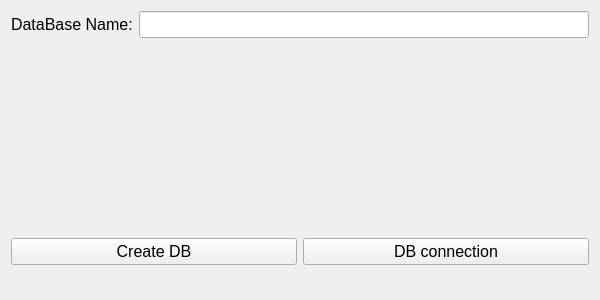
<?xml version="1.0" encoding="UTF-8"?>
<ui version="4.0">
 <class>Form</class>
 <widget class="QWidget" name="Form">
  <property name="geometry">
   <rect>
    <x>0</x>
    <y>0</y>
    <width>600</width>
    <height>300</height>
   </rect>
  </property>
  <property name="windowTitle">
   <string>Form</string>
  </property>
  <layout class="QVBoxLayout" name="verticalLayout">
   <item>
    <layout class="QHBoxLayout" name="horizontalLayout">
     <item>
      <widget class="QLabel" name="label">
       <property name="font">
        <font>
         <pointsize>12</pointsize>
        </font>
       </property>
       <property name="text">
        <string>DataBase Name:</string>
       </property>
      </widget>
     </item>
     <item>
      <widget class="QLineEdit" name="lineEdit">
       <property name="font">
        <font>
         <pointsize>12</pointsize>
        </font>
       </property>
      </widget>
     </item>
    </layout>
   </item>
   <item>
    <spacer name="verticalSpacer">
     <property name="orientation">
      <enum>Qt::Vertical</enum>
     </property>
     <property name="sizeHint" stdset="0">
      <size>
       <width>20</width>
       <height>40</height>
      </size>
     </property>
    </spacer>
   </item>
   <item>
    <layout class="QHBoxLayout" name="horizontalLayout_2">
     <item>
      <widget class="QPushButton" name="pb_create">
       <property name="font">
        <font>
         <pointsize>12</pointsize>
        </font>
       </property>
       <property name="text">
        <string>Create DB</string>
       </property>
      </widget>
     </item>
     <item>
      <widget class="QPushButton" name="pb_connectdb">
       <property name="font">
        <font>
         <pointsize>12</pointsize>
        </font>
       </property>
       <property name="text">
        <string>DB connection</string>
       </property>
      </widget>
     </item>
    </layout>
   </item>
   <item>
    <widget class="QLabel" name="result">
     <property name="font">
      <font>
       <pointsize>12</pointsize>
      </font>
     </property>
     <property name="text">
      <string/>
     </property>
    </widget>
   </item>
  </layout>
 </widget>
 <resources/>
 <connections/>
</ui>
